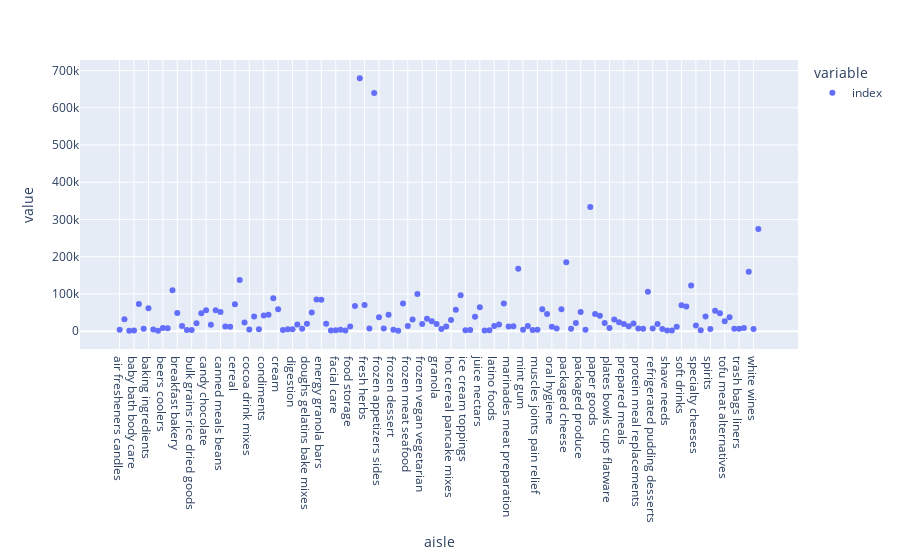

This figure's notebook cell:
### Code cell
px.scatter(df.groupby("aisle")["index"].count())

### Figure 1 — Plotly figure (JSON) as saved in the notebook; plotly's stock layout.template omitted (floating-point values rounded to 4 significant figures; data arrays with more than 128 entries replaced by an {"elided": "..."} marker saying what was removed)
{"data": [{"hovertemplate": "variable=index<br>aisle=%{x}<br>value=%{y}<extra></extra>", "legendgroup": "index", "marker": {"color": "#636efa", "symbol": "circle"}, "mode": "markers", "name": "index", "orientation": "v", "showlegend": true, "type": "scatter", "x": {"elided": "134 str values"}, "xaxis": "x", "y": {"elided": "134 int values"}, "yaxis": "y"}], "layout": {"legend": {"title": {"text": "variable"}, "tracegroupgap": 0}, "margin": {"t": 60}, "xaxis": {"anchor": "y", "domain": [0, 1], "title": {"text": "aisle"}}, "yaxis": {"anchor": "x", "domain": [0, 1], "title": {"text": "value"}}}}
